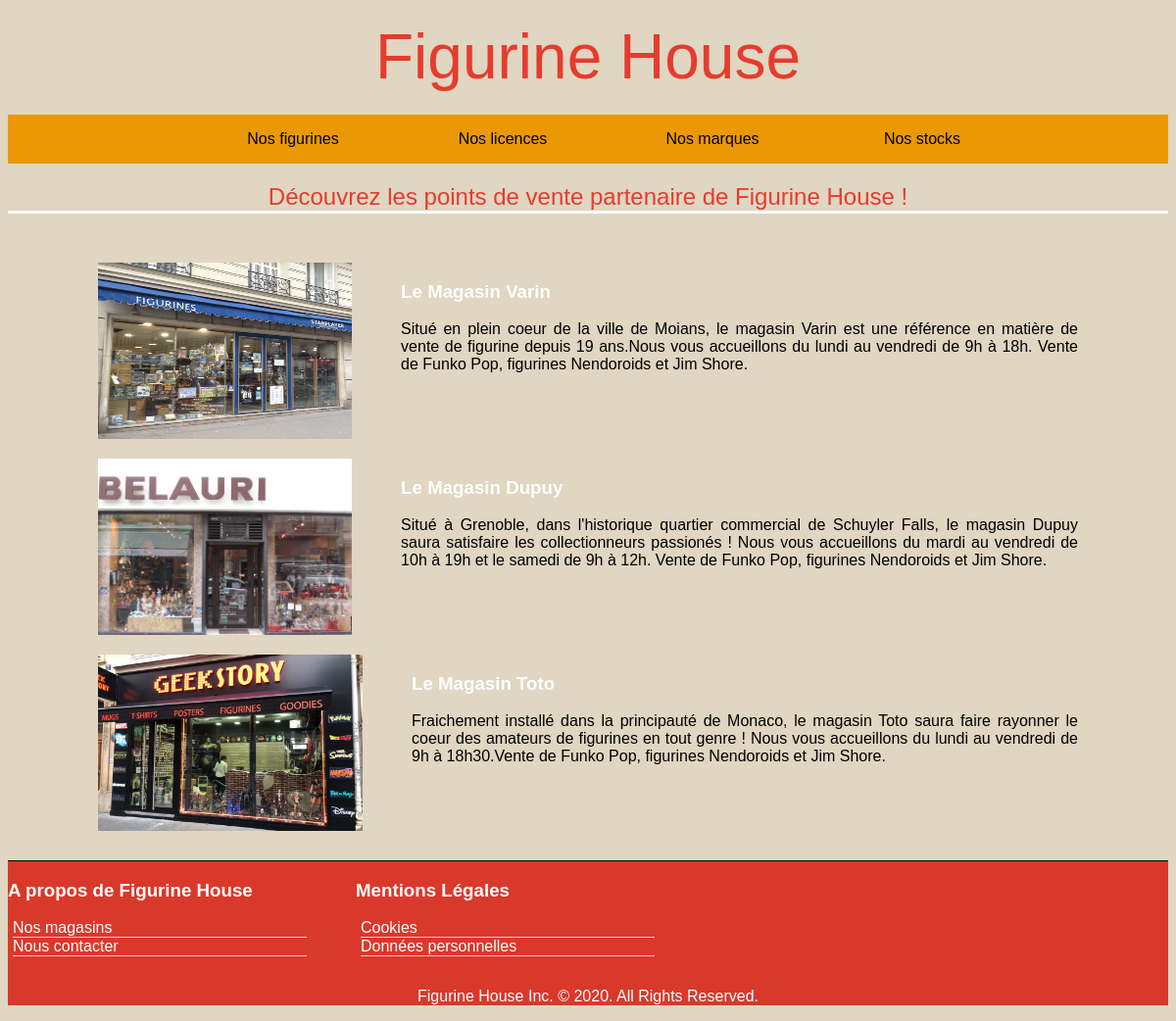
/controler/affichermagasins.ctrl.php, run on the app's committed database.
### tables this page shows
CREATE TABLE magasin(
    id_magasin integer PRIMARY KEY,
    nom text,
    adresse text,
    descriptionMagasin text,
    photo text
);

### controler/affichermagasins.ctrl.php (called while the page is built)
<?php
require_once("../model/DAO.class.php");
$config = parse_ini_file('../config/config.ini');
$db = new DAO($config['data_path']);
$tableauMagasins = $db->getAllMagasins();
include("../view/vuePresentationMagasins.view.php");
?>

### model/DAO.class.php (called while the page is built, shortened)
<?php
require_once("../model/Magasin.class.php");
class DAO {
    private $db;
    function __construct($path) {
        $this->database = 'sqlite:'.$path;
        try {
            $this->db = new PDO($this->database);
        }catch (PDOexception $e) {
            die("Impossible d'établir la connexion");
        }
    }
    function getAllMagasins():array {
        $sql = "SELECT * from magasin";
        $req_select = $this->db->prepare($sql);
        $req_select->execute();
        $res = $req_select->fetchAll(PDO::FETCH_CLASS,'Magasin');
        return $res;
    }
}
?>

### model/Magasin.class.php (called while the page is built, shortened)
<?php
class Magasin {
    private $nom;
    private $descriptionMagasin;
    private $photo;
    function getNom():string {
        return $this->nom;
    }
    function getDescription():string {
        return $this->descriptionMagasin;
    }
    function getNomPhoto():string {
        return $this->photo;
    }
}
?>

### view/vuePresentationMagasins.view.php (the view, shortened to what this page needs)
<!DOCTYPE html>
<html lang="fr" dir="ltr">
<head>
    <link rel="stylesheet" href="../view/design/styleMenu.css" type="text/css">
    <link rel="stylesheet" href="../view/design/styleFooter.css" type="text/css">
    <link rel="stylesheet" href="../view/design/styleDescriptionMagasins.css" type="text/css">
</head>
<body>
    <h2> Découvrez les points de vente partenaire de Figurine House ! </h2>
    <section id="nos_magasins">
      <?php
        foreach($tableauMagasins as $id =>$elem) {
          $chemin = $config['image_path'].'/magasins/'.$elem->getNomPhoto();
          print("<article>\n");
          print("<img src=\"$chemin\" alt=\"Affichage Magasin\">\n");
          print("<div>");
          print("<h3> Le {$elem->getNom()}</h3>");
          print("<p>{$elem->getDescription()}.</p>");
          print("</div>");
          print("</article>\n");
        }
      ?>
    </section >
</body>
</html>

### view/design/styleMenu.css (style rules this page uses)
ul { list-style: none; }
li>a { display: inline-block; border-bottom: 1px solid #E0D6C1; border-collapse: collapse; width: 200px; }

### view/design/styleFooter.css (style rules this page uses)
footer { background-color:#D9392B; color: white; margin-top: 30px; }
footer div { display: flex; justify-content: left; border-top:1px solid black ; }
footer div article { text-align: left; margin-right:50px ; }
footer ul { padding-left: 5px; }
#lienfooter:link,#lienfooter:visited { width: 300px; text-decoration: none; color: white; }

### view/design/styleDescriptionMagasins.css (style rules this page uses)
body { text-align: center; background-color: #E0D6C1; font-family: Helvetica,Arial,sans-serif; }
h2 { font-weight: normal; color: #E53C2E; margin-bottom: 0px; }
#nos_magasins { padding-top: 50px; border-top: 3px solid white; margin-bottom: 10px; }
#nos_magasins h3 { color: white; }
#nos_magasins article { display: flex; justify-content: center; margin-left: auto; margin-right: auto; width: 1000px; margin-bottom: 20px; }
#nos_magasins div { text-align: justify; margin-left: 50px; width: 800px; }
img { width: 300px; height: 180px; }
p { font-size: 1em; }

### data on the page
magasin: photo (picture), nom "Magasin Varin", descriptionMagasin "Situé en plein coeur de la ville de Moians, le magasin Varin est une référence en matière de vente de figurine depuis 19 ans.Nous vous accueillons du lundi au vendredi de 9h à 18h. Vente de Funko Pop, figurines Nendoroids et Jim Shore"
magasin: photo (picture), nom "Magasin Dupuy", descriptionMagasin "Situé à Grenoble, dans l'historique quartier commercial de Schuyler Falls, le magasin Dupuy saura satisfaire les collectionneurs passionés ! Nous vous accueillons du mardi au vendredi de 10h à 19h et le samedi de 9h à 12h. Vente de Funko Pop, figurines Nendoroids et Jim Shore"
magasin: photo (picture), nom "Magasin Toto", descriptionMagasin "Fraichement installé dans la principauté de Monaco, le magasin Toto saura faire rayonner le coeur des amateurs de figurines en tout genre ! Nous vous accueillons du lundi au vendredi de 9h à 18h30.Vente de Funko Pop, figurines Nendoroids et Jim Shore"
